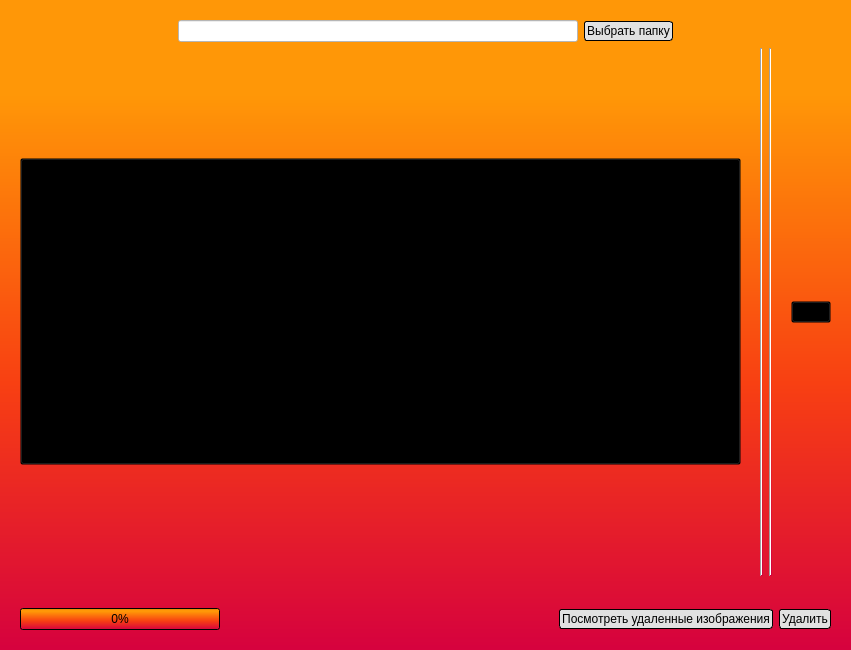
<?xml version="1.0" encoding="UTF-8"?>
<ui version="4.0">
 <class>MainWindow</class>
 <widget class="QMainWindow" name="MainWindow">
  <property name="geometry">
   <rect>
    <x>0</x>
    <y>0</y>
    <width>734</width>
    <height>650</height>
   </rect>
  </property>
  <property name="windowTitle">
   <string>MainWindow</string>
  </property>
  <property name="styleSheet">
   <string notr="true">background-color: qlineargradient(spread:pad, x1:0, y1:0, x2:0, y2:1, stop:0.145251 rgba(255, 151, 7, 255), stop:0.586592 rgba(248, 64, 18, 255), stop:0.994413 rgba(214, 2, 62, 255));</string>
  </property>
  <widget class="QWidget" name="centralwidget">
   <property name="styleSheet">
    <string notr="true"/>
   </property>
   <layout class="QVBoxLayout" name="verticalLayout">
    <property name="leftMargin">
     <number>20</number>
    </property>
    <property name="topMargin">
     <number>20</number>
    </property>
    <property name="rightMargin">
     <number>20</number>
    </property>
    <property name="bottomMargin">
     <number>20</number>
    </property>
    <item>
     <layout class="QHBoxLayout" name="folder_horizontal_layout">
      <property name="sizeConstraint">
       <enum>QLayout::SetDefaultConstraint</enum>
      </property>
      <item>
       <spacer name="folder_left_horizontal_spacer">
        <property name="orientation">
         <enum>Qt::Horizontal</enum>
        </property>
        <property name="sizeHint" stdset="0">
         <size>
          <width>40</width>
          <height>20</height>
         </size>
        </property>
       </spacer>
      </item>
      <item>
       <widget class="QLineEdit" name="folder_line_edit">
        <property name="sizePolicy">
         <sizepolicy hsizetype="Fixed" vsizetype="Fixed">
          <horstretch>0</horstretch>
          <verstretch>0</verstretch>
         </sizepolicy>
        </property>
        <property name="minimumSize">
         <size>
          <width>400</width>
          <height>0</height>
         </size>
        </property>
        <property name="styleSheet">
         <string notr="true">background-color: rgb(255, 255, 255);</string>
        </property>
       </widget>
      </item>
      <item>
       <widget class="QPushButton" name="open_folder_button">
        <property name="sizePolicy">
         <sizepolicy hsizetype="Preferred" vsizetype="Fixed">
          <horstretch>0</horstretch>
          <verstretch>0</verstretch>
         </sizepolicy>
        </property>
        <property name="styleSheet">
         <string notr="true">#open_folder_button {
	background-color: rgb(225, 225, 225);
border-style: solid;
border-width: 1px;
border-radius: 3px;
border-color: back;
padding: 2px;
}

#open_folder_button:hover {
background-color: rgba(229,241,251, 200);
transition: all 0.2s 0s ease;
}</string>
        </property>
        <property name="text">
         <string>Выбрать папку</string>
        </property>
       </widget>
      </item>
      <item>
       <spacer name="folder_right_horizontal_spacer">
        <property name="orientation">
         <enum>Qt::Horizontal</enum>
        </property>
        <property name="sizeHint" stdset="0">
         <size>
          <width>40</width>
          <height>20</height>
         </size>
        </property>
       </spacer>
      </item>
     </layout>
    </item>
    <item>
     <layout class="QHBoxLayout" name="images_horizontal_layout">
      <property name="sizeConstraint">
       <enum>QLayout::SetDefaultConstraint</enum>
      </property>
      <item>
       <widget class="QPushButton" name="back_button">
        <property name="sizePolicy">
         <sizepolicy hsizetype="Fixed" vsizetype="Fixed">
          <horstretch>0</horstretch>
          <verstretch>0</verstretch>
         </sizepolicy>
        </property>
        <property name="font">
         <font>
          <pointsize>200</pointsize>
         </font>
        </property>
        <property name="styleSheet">
         <string notr="true">#back_button {
	background-color:transparent;
}

</string>
        </property>
        <property name="text">
         <string/>
        </property>
        <property name="icon">
         <iconset>
          <normaloff>icon/back_button.png</normaloff>icon/back_button.png</iconset>
        </property>
        <property name="iconSize">
         <size>
          <width>16</width>
          <height>509</height>
         </size>
        </property>
       </widget>
      </item>
      <item>
       <widget class="QLabel" name="original">
        <property name="sizePolicy">
         <sizepolicy hsizetype="Preferred" vsizetype="Expanding">
          <horstretch>0</horstretch>
          <verstretch>0</verstretch>
         </sizepolicy>
        </property>
        <property name="styleSheet">
         <string notr="true">border-style: transparent;
background-color:transparent</string>
        </property>
        <property name="text">
         <string/>
        </property>
        <property name="alignment">
         <set>Qt::AlignCenter</set>
        </property>
       </widget>
      </item>
      <item>
       <widget class="Line" name="original_vertical_line">
        <property name="sizePolicy">
         <sizepolicy hsizetype="Fixed" vsizetype="Expanding">
          <horstretch>0</horstretch>
          <verstretch>0</verstretch>
         </sizepolicy>
        </property>
        <property name="orientation">
         <enum>Qt::Vertical</enum>
        </property>
       </widget>
      </item>
      <item>
       <widget class="Line" name="duble_vertical_line">
        <property name="sizePolicy">
         <sizepolicy hsizetype="Fixed" vsizetype="Expanding">
          <horstretch>0</horstretch>
          <verstretch>0</verstretch>
         </sizepolicy>
        </property>
        <property name="orientation">
         <enum>Qt::Vertical</enum>
        </property>
       </widget>
      </item>
      <item>
       <widget class="QLabel" name="duble">
        <property name="sizePolicy">
         <sizepolicy hsizetype="Preferred" vsizetype="Ignored">
          <horstretch>0</horstretch>
          <verstretch>0</verstretch>
         </sizepolicy>
        </property>
        <property name="styleSheet">
         <string notr="true">border-style: transparent;
background-color:transparent</string>
        </property>
        <property name="text">
         <string/>
        </property>
        <property name="alignment">
         <set>Qt::AlignCenter</set>
        </property>
       </widget>
      </item>
      <item>
       <widget class="QPushButton" name="next_button">
        <property name="sizePolicy">
         <sizepolicy hsizetype="Fixed" vsizetype="Fixed">
          <horstretch>0</horstretch>
          <verstretch>0</verstretch>
         </sizepolicy>
        </property>
        <property name="styleSheet">
         <string notr="true">background-color:transparent
</string>
        </property>
        <property name="text">
         <string/>
        </property>
        <property name="icon">
         <iconset>
          <normaloff>icon/next_button.png</normaloff>icon/next_button.png</iconset>
        </property>
        <property name="iconSize">
         <size>
          <width>16</width>
          <height>509</height>
         </size>
        </property>
       </widget>
      </item>
     </layout>
    </item>
    <item>
     <layout class="QHBoxLayout" name="horizontalLayout">
      <item>
       <widget class="QLabel" name="duble_count">
        <property name="styleSheet">
         <string notr="true">background-color:transparent;</string>
        </property>
        <property name="text">
         <string/>
        </property>
       </widget>
      </item>
      <item>
       <spacer name="horizontalSpacer">
        <property name="orientation">
         <enum>Qt::Horizontal</enum>
        </property>
        <property name="sizeHint" stdset="0">
         <size>
          <width>40</width>
          <height>20</height>
         </size>
        </property>
       </spacer>
      </item>
     </layout>
    </item>
    <item>
     <layout class="QHBoxLayout" name="controls_horizontal_layout">
      <item>
       <widget class="QProgressBar" name="progressBar">
        <property name="sizePolicy">
         <sizepolicy hsizetype="Maximum" vsizetype="Fixed">
          <horstretch>50</horstretch>
          <verstretch>0</verstretch>
         </sizepolicy>
        </property>
        <property name="maximumSize">
         <size>
          <width>200</width>
          <height>16777215</height>
         </size>
        </property>
        <property name="baseSize">
         <size>
          <width>0</width>
          <height>0</height>
         </size>
        </property>
        <property name="styleSheet">
         <string notr="true"/>
        </property>
        <property name="value">
         <number>0</number>
        </property>
        <property name="textVisible">
         <bool>true</bool>
        </property>
        <property name="format">
         <string>%p%</string>
        </property>
       </widget>
      </item>
      <item>
       <spacer name="controls_horizontal_spacer">
        <property name="orientation">
         <enum>Qt::Horizontal</enum>
        </property>
        <property name="sizeHint" stdset="0">
         <size>
          <width>40</width>
          <height>20</height>
         </size>
        </property>
       </spacer>
      </item>
      <item>
       <widget class="QPushButton" name="open_restore_window">
        <property name="styleSheet">
         <string notr="true">#open_restore_window {
	background-color: rgb(225, 225, 225);
border-style: solid;
border-width: 1px;
border-radius: 3px;
border-color: back;
padding: 2px;
}

#open_restore_window:hover {
background-color: rgba(229,241,251, 200);
transition: all 0.2s 0s ease;
}</string>
        </property>
        <property name="text">
         <string>Посмотреть удаленные изображения</string>
        </property>
       </widget>
      </item>
      <item>
       <widget class="QPushButton" name="delete_button_2">
        <property name="sizePolicy">
         <sizepolicy hsizetype="Fixed" vsizetype="Fixed">
          <horstretch>0</horstretch>
          <verstretch>0</verstretch>
         </sizepolicy>
        </property>
        <property name="styleSheet">
         <string notr="true">#delete_button_2 {
	background-color: rgb(225, 225, 225);
border-style: solid;
border-width: 1px;
border-radius: 3px;
border-color: back;
padding: 2px;
}

#delete_button_2:hover {
background-color: rgba(229,241,251, 200);
transition: all 0.2s 0s ease;
}</string>
        </property>
        <property name="text">
         <string>Удалить</string>
        </property>
       </widget>
      </item>
     </layout>
    </item>
   </layout>
  </widget>
 </widget>
 <resources/>
 <connections/>
</ui>
